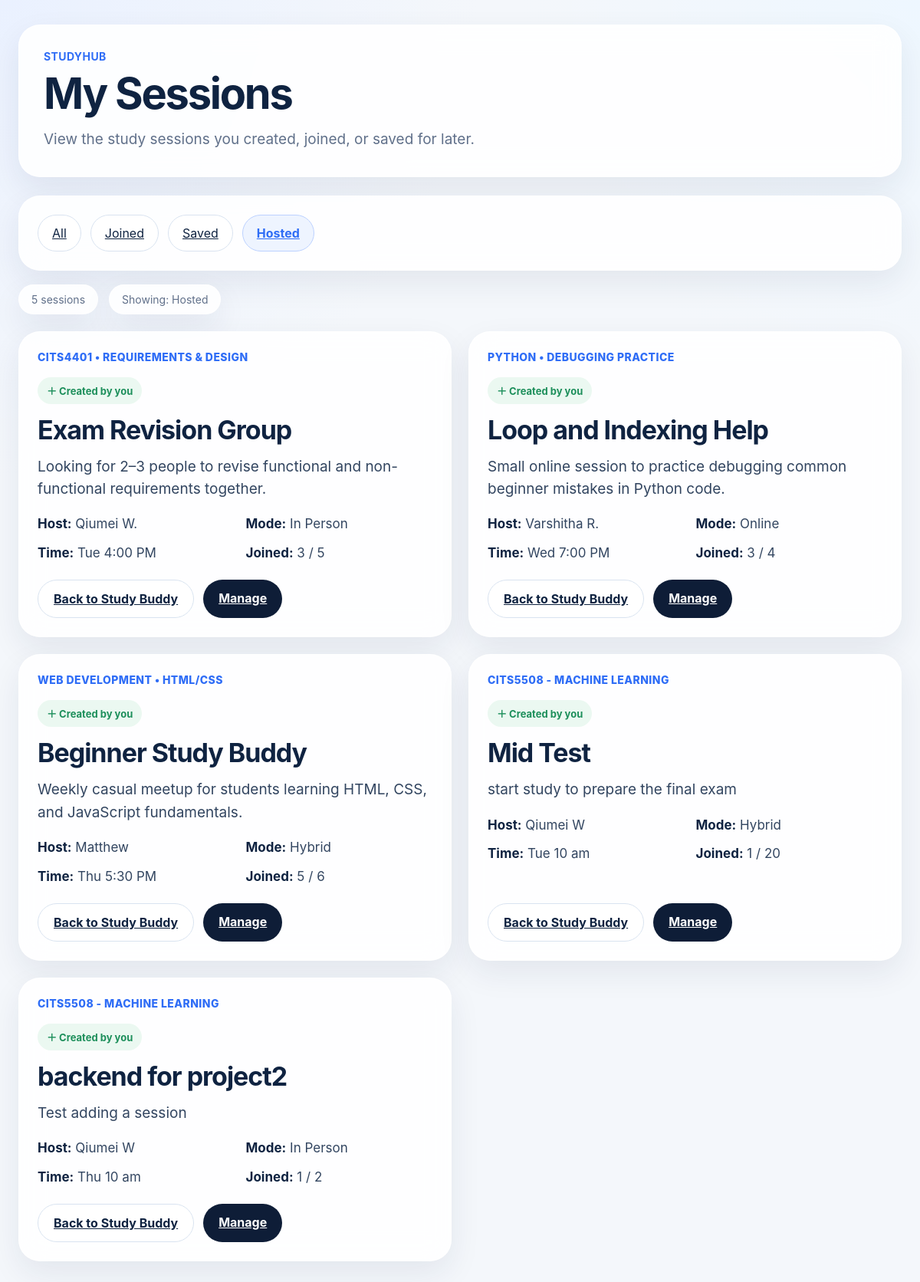
The app's page /my-sessions?view=hosted with its own data.
### app.py (models this page shows)
class StudySession(db.Model):
    id = db.Column(db.Integer, primary_key=True)
    unit_code = db.Column(db.String(120), nullable=False)
    topic = db.Column(db.String(150), nullable=False)
    description = db.Column(db.Text, nullable=False)
    host_name = db.Column(db.String(100), nullable=False)
    day = db.Column(db.String(10), nullable=False)
    time = db.Column(db.String(50), nullable=False)
    mode = db.Column(db.String(20), nullable=False)
    capacity = db.Column(db.Integer, nullable=False)
    joined_count = db.Column(db.Integer, default=1)
    host_id = db.Column(db.Integer, db.ForeignKey("user.id"), nullable=False)

### app.py (the view, shortened to what this page needs)
@app.route("/my-sessions")
def my_sessions():
    current_user = get_current_user()
    view = request.args.get("view", "all")
    if view == "joined":
        sessions = current_user.joined
    elif view == "saved":
        sessions = current_user.saved
    elif view == "hosted":
        sessions = current_user.hosted_sessions
    return render_template(
        "my_sessions.html",
        sessions=sessions,
        current_view=view
    )

### app.py (called while the page is built)
def get_current_user():
    user = User.query.get(1)
    if not user:
        user = User(id=1, username="Meryl")
        db.session.add(user)
        db.session.commit()
    return user

### app/templates/my_sessions.html (shortened to what this page needs)
{% extends "base.html" %}
{% block content %}
<div class="app-shell">
  <header class="hero">
    <div class="hero__content">
      <p class="hero__eyebrow">StudyHub</p>
      <h1 class="hero__title">My Sessions</h1>
      <p class="hero__subtitle">
        View the study sessions you created, joined, or saved for later.
      </p>
    </div>
  </header>
  <main class="main-content">
    <section class="toolbar-card">
      <div class="toolbar-row">
        <div class="mode-tabs">
          <a href="{{ url_for('my_sessions', view='all') }}"
             class="tab-btn {% if current_view == 'all' %}active{% endif %}">
            All
          </a>
          <a href="{{ url_for('my_sessions', view='joined') }}"
             class="tab-btn {% if current_view == 'joined' %}active{% endif %}">
            Joined
          </a>
          <a href="{{ url_for('my_sessions', view='saved') }}"
             class="tab-btn {% if current_view == 'saved' %}active{% endif %}">
            Saved
          </a>
          <a href="{{ url_for('my_sessions', view='hosted') }}"
             class="tab-btn {% if current_view == 'hosted' %}active{% endif %}">
            Hosted
          </a>
        </div>
      </div>
    </section>
    <section class="summary-row">
      <div class="summary-pill">
        {{ sessions|length }} session{% if sessions|length != 1 %}s{% endif %}
      </div>
      <div class="summary-pill">
        Showing: {{ current_view|capitalize }}
      </div>
    </section>
    <section class="session-grid">
      {% if sessions %}
        {% for session in sessions %}
          <article class="session-card">
            <div>
              <p class="session-card__tag">{{ session.unit_code }}</p>
              {% if current_view == 'joined' %}
                <div class="session-card__badge session-card__badge--joined">✓ Joined by you</div>
              {% elif current_view == 'saved' %}
                <div class="session-card__badge session-card__badge--joined">★ Saved session</div>
              {% elif current_view == 'hosted' %}
                <div class="session-card__badge session-card__badge--joined">＋ Created by you</div>
              {% endif %}
              <h3 class="session-card__title">{{ session.topic }}</h3>
              <p class="session-card__desc">{{ session.description }}</p>
              <div class="meta-grid">
                <div class="meta-item"><strong>Host:</strong> {{ session.host_name }}</div>
                <div class="meta-item"><strong>Mode:</strong> {{ session.mode|replace('-', ' ')|title }}</div>
                <div class="meta-item"><strong>Time:</strong> {{ session.day }} {{ session.time }}</div>
                <div class="meta-item"><strong>Joined:</strong> {{ session.joined_count }} / {{ session.capacity }}</div>
              </div>
            </div>
            <div class="card-actions">
              <a href="{{ url_for('studybuddy') }}" class="btn btn--light">Back to Study Buddy</a>
              {% if current_view == 'joined' %}
                <form action="{{ url_for('leave_session', session_id=session.id) }}" method="post">
                  <button type="submit" class="btn btn--leave">Leave Session</button>
                </form>
              {% elif current_view == 'saved' %}
                <form action="{{ url_for('unsave_session', session_id=session.id) }}" method="post">
                  <button type="submit" class="btn btn--leave">Remove Saved</button>
                </form>
              {% elif current_view == 'hosted' %}
                <a href="{{ url_for('studybuddy') }}" class="btn btn--dark">Manage</a>
              {% else %}
                <a href="{{ url_for('studybuddy') }}" class="btn btn--dark">View Session</a>
              {% endif %}
            </div>
          </article>
        {% endfor %}
      {% else %}
        <div class="empty-state">
          <h3>No sessions found</h3>
          <p>You do not have any sessions in this category yet.</p>
        </div>
      {% endif %}
    </section>
  </main>
</div>
{% endblock %}

### app/static/css/studybuddy.css (style rules this page uses)
:root { --bg: #f4f7fb; --surface: rgba(255, 255, 255, 0.88); --surface-strong: #ffffff; --border: #d9e3f0; --text: #0f2341; --muted: #60708a; --primary: #2f6df6; --primary-soft: #eef4ff; --dark: #0e1d37; --success: #1d8f5b; --success-soft: #ebf8f1; --warning: #a86b12; --warning-soft: #fff6e8; --danger: #c84a4a; --danger-soft: #fff1f1; --shadow: 0 16px 40px rgba(20, 43, 80, 0.08); --radius-xl: 28px; --radius-lg: 22px; --radius-md: 16px; --radius-pill: 999px; }
* { box-sizing: border-box; }
html, body { margin: 0; padding: 0; font-family: Inter, system-ui, -apple-system, BlinkMacSystemFont, "Segoe UI", sans-serif; background: radial-gradient(circle at top left, #eaf1ff 0%, transparent 30%), radial-gradient(circle at top right, #eef7ff 0%, transparent 25%), var(--bg); color: var(--text); }
.app-shell { max-width: 1480px; margin: 0 auto; padding: 32px 24px 48px; }
.hero { display: flex; justify-content: space-between; align-items: flex-end; gap: 24px; padding: 32px; background: var(--surface); border: 1px solid rgba(255, 255, 255, 0.8); backdrop-filter: blur(16px); box-shadow: var(--shadow); border-radius: var(--radius-xl); }
.hero__eyebrow { margin: 0 0 12px; color: var(--primary); font-weight: 700; letter-spacing: 0.03em; text-transform: uppercase; font-size: 14px; }
.hero__title { margin: 0; font-size: 56px; line-height: 1.02; letter-spacing: -0.04em; }
.hero__subtitle { margin: 16px 0 0; max-width: 760px; color: var(--muted); font-size: 19px; line-height: 1.6; }
.main-content { margin-top: 24px; }
.toolbar-card, .session-card, .summary-pill, .side-panel { background: var(--surface); border: 1px solid rgba(255, 255, 255, 0.8); backdrop-filter: blur(16px); box-shadow: var(--shadow); }
.toolbar-card { border-radius: var(--radius-xl); padding: 24px; }
.toolbar-row { display: flex; justify-content: space-between; gap: 18px; align-items: center; flex-wrap: wrap; }
.mode-tabs { display: flex; gap: 12px; flex-wrap: wrap; }
.tab-btn { border: 1px solid var(--border); background: rgba(255, 255, 255, 0.9); color: var(--text); padding: 13px 18px; border-radius: var(--radius-pill); transition: 0.2s ease; }
.tab-btn.active { color: var(--primary); background: var(--primary-soft); border-color: #bcd1ff; font-weight: 700; }
.summary-row { display: flex; gap: 14px; flex-wrap: wrap; margin: 18px 0 22px; }
.summary-pill { border-radius: var(--radius-pill); padding: 10px 16px; font-size: 14px; color: var(--muted); }
.session-grid { display: grid; grid-template-columns: repeat(2, minmax(0, 1fr)); gap: 22px; }
.session-card { border-radius: var(--radius-xl); padding: 24px; display: flex; flex-direction: column; justify-content: space-between; min-height: 325px; transition: transform 0.2s ease, box-shadow 0.2s ease; }
.session-card__tag { margin: 0 0 18px; color: var(--primary); font-size: 14px; font-weight: 800; letter-spacing: 0.03em; text-transform: uppercase; }
.session-card__badge { display: inline-flex; align-items: center; gap: 8px; margin-bottom: 14px; padding: 8px 12px; border-radius: var(--radius-pill); font-size: 13px; font-weight: 700; }
.session-card__badge--joined { background: var(--success-soft); color: var(--success); }
.session-card__title { margin: 0 0 14px; font-size: 34px; line-height: 1.15; letter-spacing: -0.03em; }
.session-card__desc { margin: 0 0 20px; color: #324560; font-size: 19px; line-height: 1.55; }
.meta-grid { display: grid; grid-template-columns: repeat(2, minmax(0, 1fr)); gap: 14px 28px; margin-bottom: 22px; }
.meta-item { color: #324560; font-size: 17px; line-height: 1.4; }
.meta-item strong { color: var(--text); }
.card-actions { display: flex; gap: 12px; flex-wrap: wrap; }
.btn { border: none; border-radius: var(--radius-pill); padding: 14px 20px; font-weight: 700; transition: 0.2s ease; }
.btn--dark { background: var(--dark); color: #fff; }
.btn--light { background: rgba(255, 255, 255, 0.95); border: 1px solid var(--border); color: var(--text); }

### records on screen
StudySession: unit_code "CITS4401 • REQUIREMENTS & DESIGN", topic "Exam Revision Group", description "Looking for 2–3 people to revise functional and non-functional requirements together.", host_name "Qiumei W.", mode "In Person", day "Tue", time "4:00 PM", joined_count "3", capacity "5"
StudySession: unit_code "PYTHON • DEBUGGING PRACTICE", topic "Loop and Indexing Help", description "Small online session to practice debugging common beginner mistakes in Python code.", host_name "Varshitha R.", mode "Online", day "Wed", time "7:00 PM", joined_count "3", capacity "4"
StudySession: unit_code "WEB DEVELOPMENT • HTML/CSS", topic "Beginner Study Buddy", description "Weekly casual meetup for students learning HTML, CSS, and JavaScript fundamentals.", host_name "Matthew", mode "Hybrid", day "Thu", time "5:30 PM", joined_count "5", capacity "6"
StudySession: unit_code "CITS5508 - MACHINE LEARNING", topic "Mid Test", description "start study to prepare the final exam", host_name "Qiumei W", mode "Hybrid", day "Tue", time "10 am", joined_count "1", capacity "20"
StudySession: unit_code "CITS5508 - MACHINE LEARNING", topic "backend for project2", description "Test adding a session", host_name "Qiumei W", mode "In Person", day "Thu", time "10 am", joined_count "1", capacity "2"

### other values on screen
{{ sessions|length }} "5"
{{ current_view|capitalize }} "Hosted"
